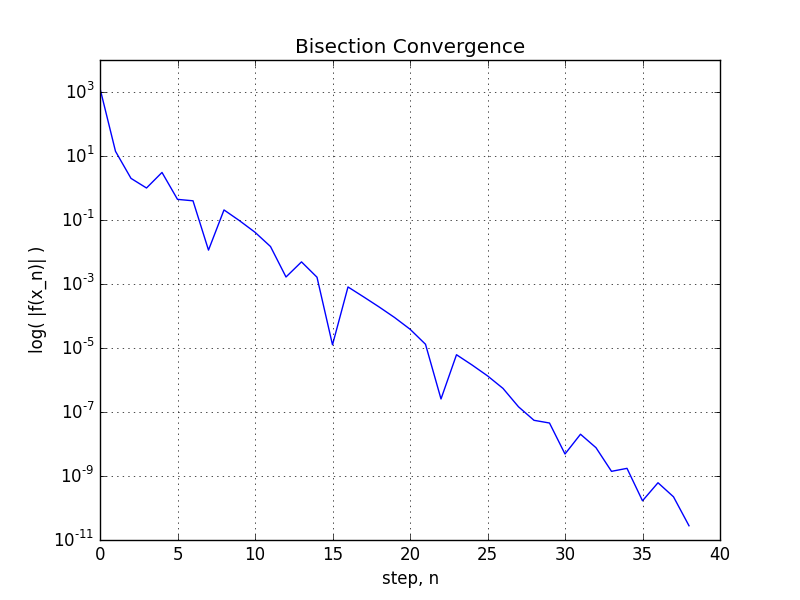

This figure's Python source:
import matplotlib.pyplot as plt

def func(x):
  return x**4-2
def bisection(a, b,thresh, max_step, f):
  diffs = []
  itr = []
  x1 = a
  x2 = b
  x1_val = f(x1)
  x2_val = f(x2)
  # Keep x1 on the left
  if( x1_val < 0):
    x1, x2 = x1_val, x2_val
  else:
    x1, x2, = x2_val, x1_val
  dx = x2 - x1
  for i in range(max_step):
    dx /= 2
    mid = x1 + dx
    # Evaluate the midpoint
    fval = f(mid)
    itr.append(i)
    diffs.append(abs(fval))
    # Get out if our guess is good enough
    if(abs(fval) < thresh):
      #print("Iteration: "+str(i)+"\nMidpoint: "+str(fval)+"\nDifference: "+str(dx))
      return mid, itr, diffs
    # Assign midpoint
    x1 = x1 if (fval > 0) else mid
  return mid, itr, diffs
mid, itr, diffs = bisection(0, 2, 1e-10, 100, func)


plt.plot(itr, diffs)
plt.gca().set_yscale('log')
plt.grid()
plt.title('Bisection Convergence')
plt.ylabel('log( |f(x_n)| )')
plt.xlabel('step, n')
plt.savefig('Problem4a.png')
plt.show()
